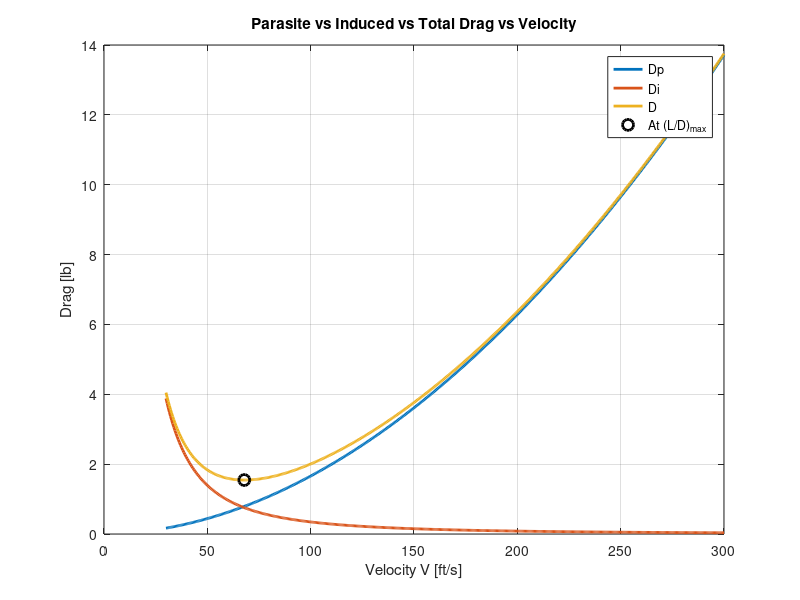
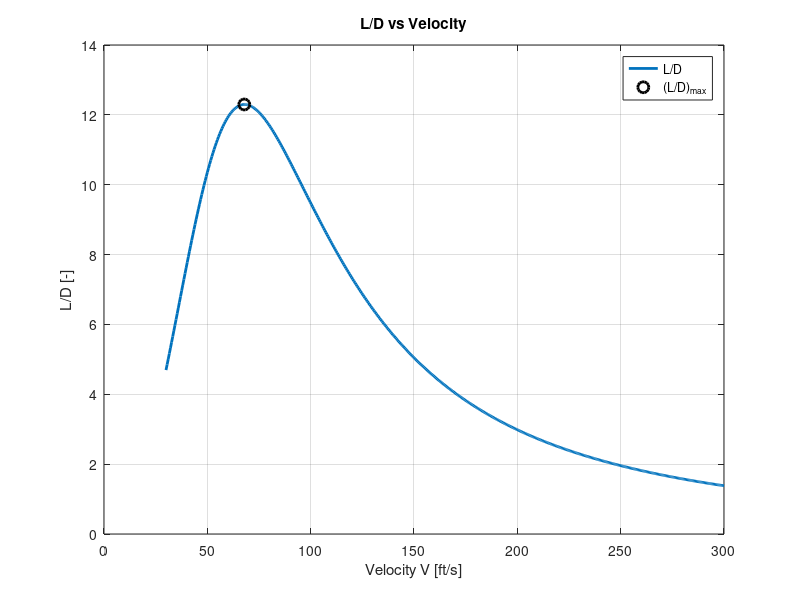
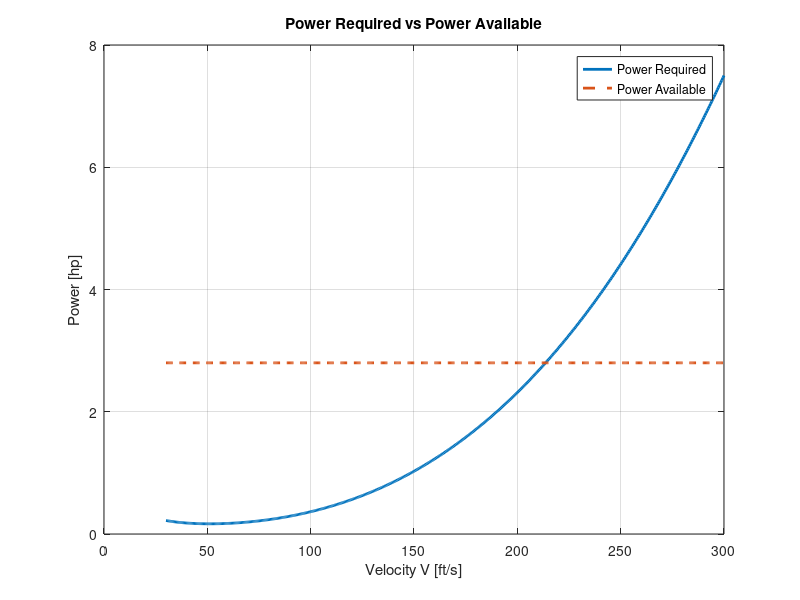
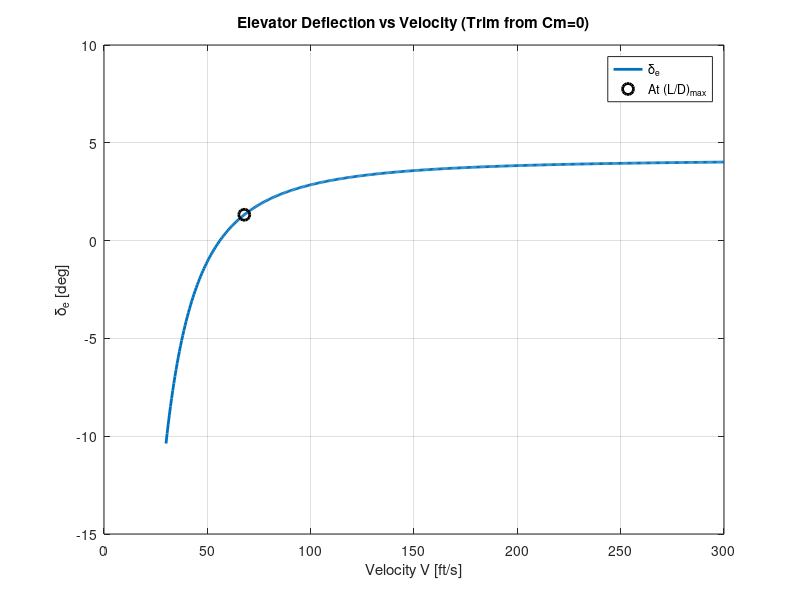

These charts were generated, in order, by the following MATLAB code: (Note: this script raises an error after producing the figures.)
%% ========================================================================
% MAE 154A - ONE SCRIPT (FIRST-PASS)
% Longitudinal stability + trim coefficients + drag build-up + V-sweep
% Keeps ALL coefficients (CL0, CLi, CMi, etc.) for team clarity.
% ========================================================================

clear; clc; close all;

% ========================================================================
% 0) ATMOSPHERE (SEA LEVEL)
% ========================================================================
rho = 0.0023769;        % [slug/ft^3]
mu  = 3.737e-7;         % [slug/(ft*s)]
a   = 1116.45;          % [ft/s]

% ========================================================================
% 1) AIRCRAFT INPUTS (EDIT WHEN DESIGN CHANGES)
% ========================================================================

% --- Weight / power ---
W_total     = 19;             % [lb]
Power = 2.8;            % [hp] power available (flat line first-pass)

% --- Wing geometry ---
Arw     = 7.4;          % [-]
bw      = 5.617;        % [ft]
Sw      = 4.264931025;  % [ft^2]
lambdaw = 0.40;         % [-]

% --- Horizontal tail geometry ---
Sth      = Sw*0.20;     % [ft^2]
Art      = 4.0;         % [-]
bth      = sqrt(Sth*Art); % [ft]
lambdath = 0.50;        % [-]

% --- Vertical tail geometry (DEFINE THESE) ---
% NOTE: Put real values here when you have them.
S_vt   = 0.30;            % [ft^2]  
AR_vt  = 1.8;             % [-]  
b_vt = 0.4077735426 ; 
c_vt  = 0.35;            % [ft]    
tc_v = 0.12;            % [-]     
xcm_v = 0.30;           % [-]     
Lam_v = 0;              % [rad]   

% --- Aero assumptions ---
e        = 1;        % [-]
cla      = 5.73;        % [1/rad]
downwash = 0.25;        % [-] dε/dα
tau      = 0.5;         % [-] elevator effectiveness
Cmacw    = -0.05;       % [-] wing Cm about wing AC 

% --- FIXED TAIL INCIDENCE (FIRST PASS) ---
it = 3*pi/180;          % [rad] 

% --- Locations (from nose) ---
x_wle     = 1.0;        % [ft] wing leading edge location
x_cg_dry  = 1.5339;     % [ft]
x_cg_half = 1.5103;     % [ft] 
x_cg_0    = 1.4496;     % [ft]

% --- Fuselage (box: 8in x 8in x 5ft) ---
L_fuse = 5.0;           % [ft]
W_fuse = 8/12;          % [ft]
H_fuse = 8/12;          % [ft]
Swet_f = 2*(L_fuse*W_fuse + L_fuse*H_fuse + W_fuse*H_fuse); % [ft^2]
d_fuse = W_fuse;        % [ft] equiv diameter for fineness ratio

% ========================================================================
% 2) PLANFORM GEOMETRY (ROOT/TIP/MAC)
% ========================================================================
Crw = (2*Sw)/(bw*(1 + lambdaw));
Ctw = lambdaw * Crw;
Cw  = (2/3) * Crw * ((1 + lambdaw + lambdaw^2)/(1 + lambdaw)); % wing MAC

Crth = (2*Sth)/(bth*(1 + lambdath));
Ctth = lambdath * Crth;
Cth  = (2/3) * Crth * ((1 + lambdath + lambdath^2)/(1 + lambdath)); % tail MAC

fprintf("\n==================== GEOMETRY ====================\n");
fprintf("Wing: Cr=%.4f ft, Ct=%.4f ft, MAC Cw=%.4f ft\n", Crw, Ctw, Cw);
fprintf("HT:   Cr=%.4f ft, Ct=%.4f ft, MAC Cth=%.4f ft\n", Crth, Ctth, Cth);
fprintf("Fuse: L=%.2f ft, W=%.3f ft, H=%.3f ft, Swet_f=%.3f ft^2\n", L_fuse, W_fuse, H_fuse, Swet_f);

% ========================================================================
% 3) 3D LIFT CURVE SLOPES
% ========================================================================
aw = cla / (1 + (cla/(pi*e*Arw)));   % wing 3D slope [1/rad]
at = cla / (1 + (cla/(pi*e*Art)));   % tail 3D slope [1/rad]

fprintf("\n==================== LIFT SLOPES ====================\n");
fprintf("aw = %.4f 1/rad\n", aw);
fprintf("at = %.4f 1/rad\n", at);

% ========================================================================
% 4) AC LOCATIONS FROM GEOMETRY (NO GUESSING)
% Tail root TE flush with fuselage end; tail AC at 0.25*c behind tail LE.
% ========================================================================
hacw = 0.25;   % wing AC at 0.25 MAC
hact = 0.25;   % tail AC at 0.25 chord (root chord ref)

x_wac = x_wle + hacw*Cw;                 % wing AC from nose [ft]
x_tac = L_fuse - (1 - hact)*Crth;        % tail AC from nose [ft]
Lh    = x_tac - x_wac;                   % wing AC -> tail AC [ft]

x_ac_t_LE = x_tac - x_wle;               % tail AC measured from wing LE [ft]
h_ac_t    = x_ac_t_LE / Cw;              % nondim tail AC from wing LE [-]

fprintf("\n==================== REFERENCE LOCATIONS ====================\n");
fprintf("x_wac = %.4f ft, x_tac = %.4f ft, Lh = %.4f ft\n", x_wac, x_tac, Lh);
fprintf("h_ac_t = %.4f (tail AC from wing LE / Cw)\n", h_ac_t);

% ========================================================================
% 5) NEUTRAL POINT + STATIC MARGIN
% ========================================================================
hn = (hacw + h_ac_t*((Sth/Sw)*(at/aw))*(1-downwash)) / (1 + (Sth/Sw)*(at/aw)*(1-downwash));

hcg_dry  = (x_cg_dry  - x_wle)/Cw;
hcg_half = (x_cg_half - x_wle)/Cw;
hcg_0    = (x_cg_0    - x_wle)/Cw;

SM_dry  = hn - hcg_dry;
SM_half = hn - hcg_half;
SM_0    = hn - hcg_0;

fprintf("\n==================== STABILITY ====================\n");
fprintf("hn = %.4f\n", hn);
fprintf("SM_dry  = %.4f (%.1f%% MAC)\n", SM_dry,  100*SM_dry);
fprintf("SM_half = %.4f (%.1f%% MAC)\n", SM_half, 100*SM_half);
fprintf("SM_0    = %.4f (%.1f%% MAC)\n", SM_0,    100*SM_0);

% ========================================================================
% 6) TAIL ARM (CG -> TAIL AC) AND TAIL VOLUME VH
% ========================================================================
lt_dry  = x_tac - x_cg_dry;
lt_half = x_tac - x_cg_half;
lt_0    = x_tac - x_cg_0;

VH_dry  = (Sth*lt_dry )/(Sw*Cw);
VH_half = (Sth*lt_half)/(Sw*Cw);
VH_0    = (Sth*lt_0   )/(Sw*Cw);

fprintf("\n==================== TAIL ARM & VOLUME ====================\n");
fprintf("lt_half = %.4f ft, VH_half = %.4f\n", lt_half, VH_half);

% ========================================================================
% 7) LONGITUDINAL COEFFICIENTS (KEEP ALL)
% Use “half fuel + payload” as your design case (you can swap later).
% ========================================================================
hcg = hcg_half;
VH  = VH_half;

% Aircraft lift slope
CLalpha = aw + at*(Sth/Sw)*(1 - downwash);

% --- These three are the ones you asked to KEEP explicit ---
CL0 = -at*(Sth/Sw)*it;      % lift at alpha=0 due to incidence
CLi = -at*(Sth/Sw);         % dCL/d(it)
CMi =  at*VH;               % dCm/d(it)

% Pitching moment slope (static stability)
Cmalpha = -CLalpha*(hn - hcg);

% Zero-alpha pitching moment about CG
Cm0 = Cmacw + VH*at*it;

% Elevator derivatives
CLdeltae = at*(Sth/Sw)*tau;
Cmdeltae = -at*VH*tau;

% ========================================================================
% 8) VELOCITY SWEEP
% ========================================================================
V = linspace(30, 300, 500);     % [ft/s]
q = 0.5*rho.*V.^2;
M = V./a;

% Required CL for level flight (L=W)
CL = W_total ./ (q.*Sw);

% Solve for alpha, alpha_t (first-pass linear)
alpha   = CL ./ aw;                         % [rad] wing-only first-pass
alpha_t = (1 - downwash).*alpha + it;       % [rad] tail AoA model

% Wing lift coefficient contribution
CLw = aw .* alpha;

% Elevator deflection needed for trim at each V (kept explicit for team)
% deltae(CL) = -((Cm0*CLalpha) + (Cmalpha*CL)) / ((CLalpha*Cmdeltae) - (Cmalpha*CLdeltae))
deltae = -((Cm0*CLalpha) + (Cmalpha.*CL)) ./ ((CLalpha*Cmdeltae) - (Cmalpha*CLdeltae)); % [rad]

% Tail lift coefficient using YOUR professor-style form:
% CLt = CL0 + at*(alpha_t - it) + CLdeltae*deltae
CLt = CL0 + at*(alpha_t - it) + CLdeltae.*deltae;

% ========================================================================
% 9) PARASITE DRAG (Raymer-style build-up) + INCLUDE VERTICAL TAIL
% ========================================================================
% Wetted areas (first-pass)
Swet_w = 2*Sw;
Swet_t = 2*Sth;
Swet_v = 2*S_vt;

% Reynolds numbers (needed internally for Cf; we just won’t print them)
Re_w = rho.*V.*Cw    ./ mu;
Re_t = rho.*V.*Cth   ./ mu;
Re_v = rho.*V.*c_vt    ./ mu;
Re_f = rho.*V.*L_fuse./ mu;

% Skin friction (Raymer-style)
Cf_w = 0.455 ./ ((log10(Re_w)).^2.58 .* (1 + 0.144*M.^2).^0.65);
Cf_t = 0.455 ./ ((log10(Re_t)).^2.58 .* (1 + 0.144*M.^2).^0.65);
Cf_v = 0.455 ./ ((log10(Re_v)).^2.58 .* (1 + 0.144*M.^2).^0.65);
Cf_f = 0.455 ./ ((log10(Re_f)).^2.58 .* (1 + 0.144*M.^2).^0.65);

% Surface form factor (same expression you’ve been using)
tc  = 0.12;
xcm = 0.30;
Lam = 0;
K_surf = (1 + (0.6/xcm)*tc + 100*tc^4) .* (1.34*M.^0.18 .* (cos(Lam)).^0.28);

% Vertical tail form factor uses its own tc/xcm/Lam (kept separate)
K_v = (1 + (0.6/xcm_v)*tc_v + 100*tc_v^4) .* (1.34*M.^0.18 .* (cos(Lam_v)).^0.28);

% Interference factors
Q_w = 1.0;
Q_t = 1.05;
Q_v = 1.05;
Q_f = 1.0;

% Fuselage form factor
f   = L_fuse/d_fuse;
K_f = 0.9 + 5/f^1.5 + f/400;

% Misc allowances
CD_misc = 0.002;
CD_LP   = 0.002;

% Total parasite CD
CDp = ...
    K_surf.*Q_w.*Cf_w.*(Swet_w/Sw) + ...
    K_surf.*Q_t.*Cf_t.*(Swet_t/Sw) + ...
    K_v   .*Q_v.*Cf_v.*(Swet_v/Sw) + ...
    K_f   .*Q_f.*Cf_f.*(Swet_f/Sw) + ...
    CD_misc + CD_LP;

% ========================================================================
% 10) INDUCED DRAG + TOTAL DRAG + L/D
% ========================================================================
CDi_w = (CLw.^2) ./ (pi*Arw*e);
CDi_t = (Sth/Sw) .* (CLt.^2) ./ (pi*Art*e);
CDi_total = CDi_w + CDi_t;

CD_total = CDp + CDi_total;

Dp = q .* Sw .* CDp;
Di = q .* Sw .* CDi_total;
D  = q .* Sw .* CD_total;

L  = q .* Sw .* CL;     % should match W
LD = L ./ D;

% Power required (hp)
Power_required_hp = (D.*V) / 550;
Power_available_hp = Power * ones(size(V));

% ========================================================================
% 11) FIND (L/D)max AND PRINT KEY VALUES
% ========================================================================
[LDmax, idx] = max(LD);

V_LDmax        = V(idx);
CL_LDmax       = CL(idx);
alpha_LDmax_deg   = rad2deg(alpha(idx));
alpha_t_LDmax_deg = rad2deg(alpha_t(idx));
deltae_LDmax_deg  = rad2deg(deltae(idx));


CL_max = 1.5;  
V_stall = sqrt( (2*W_total) / (rho*Sw*CL_max) );


fprintf("\n==================== PERFORMANCE ====================\n");
fprintf("(L/D)max = %.3f at V = %.2f ft/s\n", LDmax, V_LDmax);
fprintf("CL(L/Dmax) = %.4f\n", CL_LDmax);
fprintf("alpha(L/Dmax) = %.2f deg\n", alpha_LDmax_deg);
fprintf("alpha_t(L/Dmax) = %.2f deg\n", alpha_t_LDmax_deg);
fprintf("deltae(L/Dmax) = %.2f deg\n", deltae_LDmax_deg);
fprintf("V_stall = %.2f ft/s\n", V_stall);
% ========================================================================
% 12) PLOTS
% ========================================================================
figure;
plot(V, Dp, 'LineWidth', 2); hold on;
plot(V, Di, 'LineWidth', 2);
plot(V, D,  'LineWidth', 2);
plot(V_LDmax, D(idx), 'ko', 'MarkerSize', 8, 'LineWidth', 2);
grid on;
xlabel('Velocity V [ft/s]'); ylabel('Drag [lb]');
title('Parasite vs Induced vs Total Drag vs Velocity');
legend('Dp','Di','D','At (L/D)_{max}','Location','best');

figure;
plot(V, LD, 'LineWidth', 2); hold on;
plot(V_LDmax, LDmax, 'ko', 'MarkerSize', 8, 'LineWidth', 2);
grid on;
xlabel('Velocity V [ft/s]'); ylabel('L/D [-]');
title('L/D vs Velocity');
legend('L/D','(L/D)_{max}','Location','best');

figure;
plot(V, Power_required_hp, 'LineWidth', 2); hold on;
plot(V, Power_available_hp, '--', 'LineWidth', 2);
grid on;
xlabel('Velocity V [ft/s]'); ylabel('Power [hp]');
title('Power Required vs Power Available');
legend('Power Required','Power Available','Location','best');

figure;
plot(V, rad2deg(deltae), 'LineWidth', 2); hold on;
plot(V_LDmax, deltae_LDmax_deg, 'ko', 'MarkerSize', 8, 'LineWidth', 2);
grid on;
xlabel('Velocity V [ft/s]'); ylabel('\delta_e [deg]');
title('Elevator Deflection vs Velocity (Trim from Cm=0)');
legend('\delta_e','At (L/D)_{max}','Location','best');

% ========================================================================
% 13) TABLE OUTPUT (NO Reynolds; INCLUDE deltae + moments)
% ========================================================================
alpha_deg   = rad2deg(alpha);
alpha_t_deg = rad2deg(alpha_t);
deltae_deg  = rad2deg(deltae);

% Moment breakdown (kept explicit for team)
Cmcgw = Cmacw + aw.*alpha.*(hcg - hacw);                 % wing part about CG
Cmcgt = -(VH*at*(1-downwash)).*alpha + at*VH*it;         % tail part about CG
Cmcg  = Cmcgw + Cmcgt;                                   % total

T = table(V(:), CL(:), alpha_deg(:), alpha_t_deg(:), ...
          deltae_deg(:), CLw(:), CLt(:), ...
          CDp(:), CDi_w(:), CDi_t(:), CD_total(:), ...
          Dp(:), Di(:), D(:), LD(:), ...
          Cmcgw(:), Cmcgt(:), Cmcg(:), ...
          'VariableNames', ...
          {'V_ft_s','CL','alpha_deg','alpha_t_deg', ...
           'deltae_deg','CLw','CLt', ...
           'CDp','CDi_w','CDi_t','CD_total', ...
           'Dp_lb','Di_lb','D_lb','L_over_D', ...
           'Cmcgw','Cmcgt','Cmcg'});

disp(T);

%% ============================ END SCRIPT ================================










%% Stability Derivatves 
%% ========================================================================
%  MAE 154A - STABILITY DERIVATIVES (SIMPLE + MATCHES YOUR VARIABLE NAMES)
%  Paste this near the END of YOUR script (after you computed aw, at, VH_half,
%  lt_half, CL0, CLalpha, Cm0, Cmalpha, CLdeltae, Cmdeltae, etc.)
%
%  Uses YOUR variables:
%   Sw, bw, Cw, e, cla, aw, at, downwash, CL0, CLalpha, Cm0, Cmalpha,
%   CLdeltae, Cmdeltae, VH_half, lt_half, x_cg_half, x_wle, H_fuse, CDp, idx
%
%  VT assumptions requested:
%   - NACA 0012 (handled via thickness in drag; for linear slopes we use cla)
%   - S_vt = 0.08 * Sw
%   - VT has NO taper (lambda_vt = 1.0)
%   - VT trailing edge flush with END of plane at x = 4 ft from nose
%
%  First-pass aero assumptions:
%   eta_t = eta_v = 1, sidewash = 1, no ailerons
% ========================================================================

%% ------------------ 0) SETTINGS (FIRST-PASS) -----------------------------
eta_t    = 1.0;        % HT dynamic pressure ratio
eta_v    = 1.0;        % VT dynamic pressure ratio
sidewash = 1.0;        % (1 + dσ/dβ) ~ 1 first-pass
tau_r    = 0.5;        % rudder effectiveness (like your tau)
x_end    = 4.0;        % [ft] end of plane from nose (YOU SAID 4 ft)

lambda_vt = 1.0;       % no taper
hacv      = 0.25;      % VT AC at 0.25 chord

% Use your design CG case
x_cg = x_cg_half;      % [ft]
VH   = VH_half;        % [-]
lt   = lt_half;        % [ft]
c    = Cw;             % [ft]
b    = bw;             % [ft]
S    = Sw;             % [ft^2]

%% ------------------ 1) VERTICAL TAIL GEOMETRY ----------------------------
% Your requirement: S_vt = 8% of wing area
% (overwrite any older S_vt you had so it matches requirement)
S_vt = 0.08*Sw;

% Use your AR_vt (already in your script)
% (If you forgot to define it, uncomment the next line)
% AR_vt = 1.8;

% VT geometry from S_vt and AR_vt
b_vt  = sqrt(S_vt*AR_vt);                          % [ft] VT span/height
Cr_vt = (2*S_vt)/(b_vt*(1 + lambda_vt));           % [ft] VT root chord

% VT AC location with TE flush at x_end:
% x_vac = x_end - (1 - hacv)*Cr_vt = x_end - 0.75*Cr_vt
x_vac = x_end - (1 - hacv)*Cr_vt;                  % [ft]

% Moment arm CG -> VT AC
lv = x_vac - x_cg;                                 % [ft]

% Vertical tail volume coefficient
Vv = (S_vt*lv)/(Sw*bw);                             % [-]

% VT 3D lift slope (same formula style as your aw/at)
av = cla / (1 + (cla/(pi*e*AR_vt)));               % [1/rad]

% VT vertical offset from CG (first-pass: sits on top of fuselage)
% You already have H_fuse in your script.
zv = (H_fuse/2) + (b_vt/2);                        % [ft]

%% ------------------ 2) CD0 FOR Cn_r APPROX (OPTIONAL) --------------------
% Some approximations include -(CD0/4). We'll use parasite drag at your L/Dmax
% point (idx) as "CD0" (first-pass).
CD0 = 0;
if exist('CDp','var') && exist('idx','var') && idx>=1 && idx<=length(CDp)
    CD0 = CDp(idx);
end

%% ========================================================================
% 3) LONGITUDINAL DERIVATIVES
% You already compute:
%   CL0, CLalpha, Cm0, Cmalpha, CLdeltae, Cmdeltae
% Here we add: CL_q, CL_adot, Cm_q, Cm_adot
% ========================================================================
CL_q    =  2*eta_t*VH*at;
CL_adot =  2*eta_t*VH*at*downwash;      % uses dε/dα

Cm_q    = -2*eta_t*(lt/c)*VH*at;
Cm_adot = (lt/c)*(-2*eta_t*VH*at*downwash);

%% ========================================================================
% 4) LATERAL-DIRECTIONAL DERIVATIVES (VT-dominated first-pass)
% ========================================================================
CYbeta = -eta_v*(S_vt/Sw)*av*sidewash;
Cnbeta =  eta_v*Vv*av*sidewash;
Clbeta = -eta_v*(zv/bw)*(S_vt/Sw)*av*sidewash;

Clp = -aw/6;

CYr =  2*eta_v*Vv*av;
CYp = -(8/(3*pi))*eta_v*((b_vt*S_vt)/(bw*Sw))*av;

Clr = (CL0/4) + 2*eta_v*(zv/bw)*Vv*av;
Cnr = -(CD0/4) - 2*eta_v*(lv/bw)*Vv*av;

Cnp = 0;  % set 0 first-pass (needs better model)

%% ========================================================================
% 5) CONTROL DERIVATIVES
% No ailerons => set aileron derivatives to 0.
% Rudder => first-pass using VT
% ========================================================================
CYda = 0;  Clda = 0;  Cnda = 0;

CYdr =  eta_v*(S_vt/Sw)*av*tau_r;
Cndr = -eta_v*Vv*av*tau_r;
Cldr = -eta_v*(zv/bw)*(S_vt/Sw)*av*tau_r;

%% ========================================================================
% 6) PRINT CLEAN OUTPUT
% (All variables printed are defined in THIS block or already in your script)
% ========================================================================
fprintf("\n==================== STABILITY DERIVATIVES (MATCHING YOUR CODE) ====================\n");

fprintf("\n--- Longitudinal (you have + new dynamics) ---\n");
fprintf("CL0        = %+ .6f\n", CL0);
fprintf("CLalpha    = %+ .6f\n", CLalpha);
fprintf("CLdeltae   = %+ .6f\n", CLdeltae);
fprintf("Cm0        = %+ .6f\n", Cm0);
fprintf("Cmalpha    = %+ .6f\n", Cmalpha);
fprintf("Cmdeltae   = %+ .6f\n", Cmdeltae);

fprintf("CL_q       = %+ .6f\n", CL_q);
fprintf("CL_adot    = %+ .6f\n", CL_adot);
fprintf("Cm_q       = %+ .6f\n", Cm_q);
fprintf("Cm_adot    = %+ .6f\n", Cm_adot);

fprintf("\n--- Lateral/Directional (first-pass VT dominated) ---\n");
fprintf("CYbeta     = %+ .6f\n", CYbeta);
fprintf("Clbeta     = %+ .6f\n", Clbeta);
fprintf("Cnbeta     = %+ .6f\n", Cnbeta);

fprintf("Clp        = %+ .6f\n", Clp);
fprintf("CYp        = %+ .6f\n", CYp);
fprintf("CYr        = %+ .6f\n", CYr);
fprintf("Clr        = %+ .6f\n", Clr);
fprintf("Cnr        = %+ .6f   (used CD0 = %.6f)\n", Cnr, CD0);
fprintf("Cnp        = %+ .6f   (set 0 first-pass)\n", Cnp);

fprintf("\n--- Controls (no ailerons; rudder included) ---\n");
fprintf("CYda       = %+ .6f (no ailerons)\n", CYda);
fprintf("Clda       = %+ .6f (no ailerons)\n", Clda);
fprintf("Cnda       = %+ .6f (no ailerons)\n", Cnda);

fprintf("CYdr       = %+ .6f\n", CYdr);
fprintf("Cldr       = %+ .6f\n", Cldr);
fprintf("Cndr       = %+ .6f\n", Cndr);

%% ========================================================================
% 7) WHAT YOU ARE STILL MISSING (WITH YOUR CURRENT INFO)
% ========================================================================
fprintf("\n==================== STILL MISSING / NOT WELL-DEFINED YET ====================\n");
fprintf("1) Aileron derivatives: CYda, Clda, Cnda (we set them to 0 since you said no ailerons).\n");
fprintf("2) Better Cnp (we set to 0 first-pass; needs more detailed lateral model).\n");
fprintf("3) Xu, Zu, Mu (speed derivatives) unless you model thrust vs speed and CD vs speed at trim.\n");
fprintf("4) Inertias Ix, Iy, Iz, Ixz (needed for full state-space / simulator dynamics).\n");
fprintf("5) Exact sign convention check vs your lecture table (depends on whether your class uses CZ or CL sign).\n");
